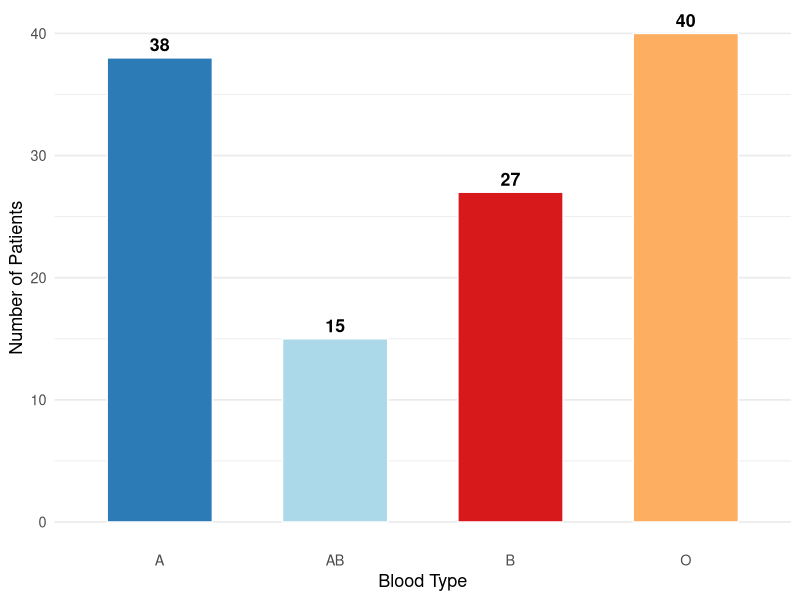
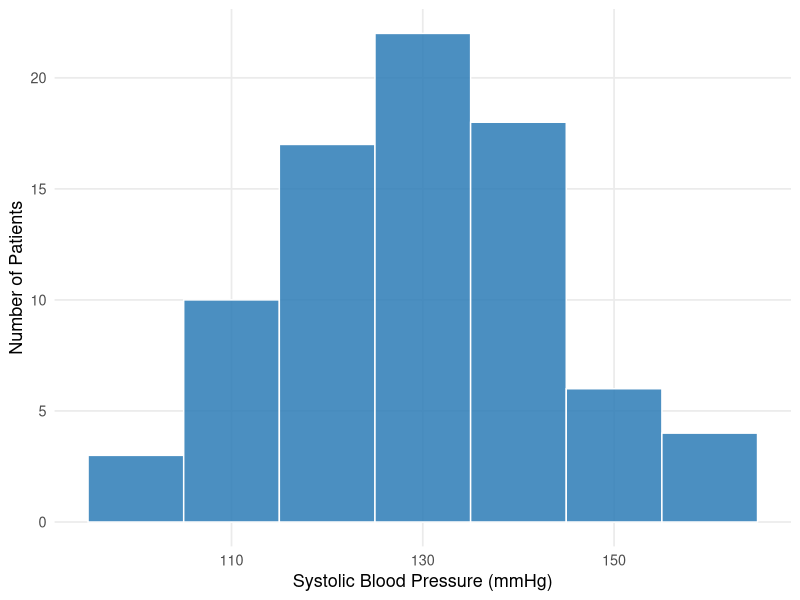
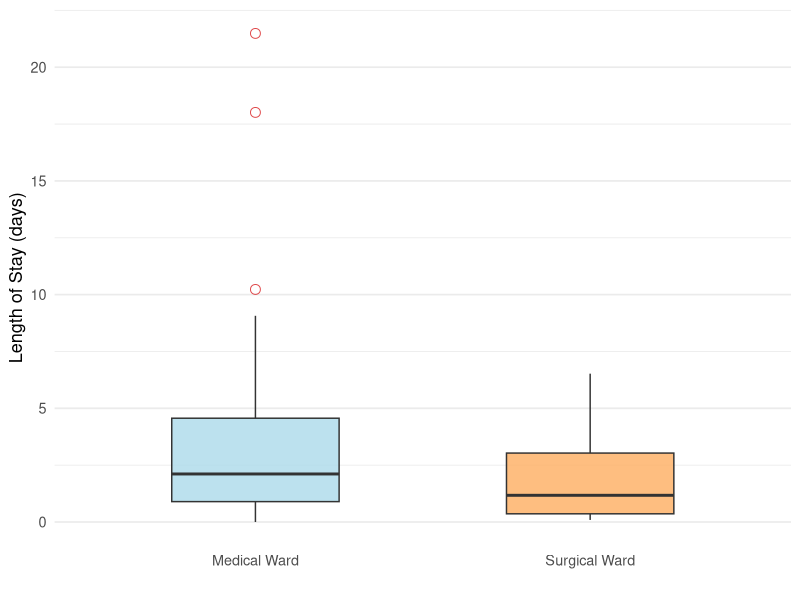

R code for these plots, in order:
## ---- chunk 1
#| label: setup
#| include: false

library(ggplot2)
library(knitr)
library(kableExtra)
library(dplyr)
# Table helpers (used by the book and the slides)
# tbl_fs(): font size; PDF tables use 10pt so they fit the page width
# pdf_w():  fixed column width in the PDF only, so long text wraps
tbl_fs <- function(html_size = 13) if (knitr::is_latex_output()) 10 else html_size
pdf_w  <- function(x) if (knitr::is_latex_output()) x else NULL
## ---- chunk 2
#| label: tbl-central
#| tbl-cap: "Choosing the Right Measure of Central Tendency"

ct <- data.frame(
  Measure = c("Mean", "Median", "Mode"),
  `Best For` = c(
    "Numerical data (continuous or discrete), symmetric distribution",
    "Numerical data with skewness or outliers; Ordinal data",
    "Nominal data; finding the most common category"
  ),
  `Example` = c(
    "Average patient age, average blood glucose",
    "Average length of hospital stay (skewed by long-stay patients)",
    "Most common blood type on a ward, most common reason for admission"
  )
)

kable(ct, col.names = c("Measure", "Best For", "Example"),
      align = c("l","l","l")) |>
  kable_styling(bootstrap_options = c("striped","hover","bordered"),
                full_width = FALSE, font_size = tbl_fs(13)) |>
  column_spec(1, bold = TRUE, color = "#2c7bb6", width = pdf_w("0.8in")) |>
  column_spec(2, width = pdf_w("2.4in")) |>
  column_spec(3, width = pdf_w("2.5in"))
## ---- chunk 3
#| label: tbl-variability
#| tbl-cap: "Summary of Numerical Summary Measures"

vm <- data.frame(
  Measure = c("Mean", "Median", "Mode", "Range", "Variance",
              "Standard Deviation", "Interquartile Range"),
  Symbol = c("xbar", "Md", "Mo", "Max - Min", "s2", "s", "Q3 - Q1"),
  Purpose = c("Central tendency", "Central tendency",
               "Central tendency", "Spread",
               "Spread (squared units)", "Spread (original units)",
               "Spread of the middle 50%"),
  `Data Type` = c("Numerical", "Numerical / Ordinal",
                   "Any", "Numerical",
                   "Numerical", "Numerical", "Numerical / Ordinal")
)

kable(vm, col.names = c("Measure","Symbol","Purpose","Appropriate Data Type"),
      align = c("l","c","l","l")) |>
  kable_styling(bootstrap_options = c("striped","hover","bordered"),
                full_width = FALSE, font_size = tbl_fs(13)) |>
  column_spec(1, bold = TRUE, color = "#2c7bb6")
## ---- chunk 4
#| label: tbl-sd-calc
#| tbl-cap: "Step-by-step SD calculation"

hr <- c(68, 68, 72, 72, 74, 78, 85, 90, 110)
xbar <- mean(hr)

sd_table <- data.frame(
  `Patient` = paste0("Patient ", 1:9),
  `Heart Rate (x)` = hr,
  `x - xbar` = round(hr - xbar, 1),
  `(x - xbar)2` = round((hr - xbar)^2, 2)
)

kable(sd_table,
      col.names = c("Patient", "Heart Rate (x)", "x - xbar", "(x - xbar)2"),
      align = c("l","c","c","c")) |>
  kable_styling(bootstrap_options = c("striped","hover","bordered"),
                full_width = FALSE, font_size = tbl_fs(13)) |>
  row_spec(9, bold = TRUE) |>
  row_spec(0, bold = TRUE, color = "white", background = "#2c7bb6")
## ---- chunk 5
#| label: fig-bar
#| fig-cap: "Bar Chart: Blood Types of 120 Patients in a Medical Ward"
#| fig-align: center
#| fig-height: 4
#| fig-width: 6

blood <- data.frame(
  type = c("A", "B", "AB", "O"),
  count = c(38, 27, 15, 40)
)

ggplot(blood, aes(x = type, y = count, fill = type)) +
  geom_bar(stat = "identity", width = 0.6, color = "white") +
  geom_text(aes(label = count), vjust = -0.5, size = 4.5, fontface = "bold") +
  scale_fill_manual(values = c("#2c7bb6","#abd9e9","#d7191c","#fdae61")) +
  labs(x = "Blood Type", y = "Number of Patients") +
  theme_minimal(base_size = 13) +
  theme(legend.position = "none",
        panel.grid.major.x = element_blank())
## ---- chunk 6
#| label: fig-hist
#| fig-cap: "Histogram: Systolic Blood Pressure of 80 Patients"
#| fig-align: center
#| fig-height: 4
#| fig-width: 6

set.seed(123)
bp_data <- data.frame(sbp = round(rnorm(80, mean = 130, sd = 15)))

ggplot(bp_data, aes(x = sbp)) +
  geom_histogram(binwidth = 10, fill = "#2c7bb6", color = "white", alpha = 0.85) +
  labs(x = "Systolic Blood Pressure (mmHg)", y = "Number of Patients") +
  theme_minimal(base_size = 13) +
  theme(panel.grid.minor = element_blank())
## ---- chunk 7
#| label: fig-boxplot
#| fig-cap: "Box Plot: Comparing Length of Hospital Stay Between Two Wards"
#| fig-align: center
#| fig-height: 4
#| fig-width: 6

set.seed(99)
stay <- data.frame(
  days = c(rexp(50, 0.3), rexp(50, 0.5)),
  ward = rep(c("Medical Ward", "Surgical Ward"), each = 50)
)

ggplot(stay, aes(x = ward, y = days, fill = ward)) +
  geom_boxplot(width = 0.5, outlier.color = "#d7191c",
               outlier.shape = 1, outlier.size = 3, alpha = 0.8) +
  scale_fill_manual(values = c("#abd9e9","#fdae61")) +
  labs(x = "", y = "Length of Stay (days)") +
  theme_minimal(base_size = 13) +
  theme(legend.position = "none",
        panel.grid.major.x = element_blank())
## ---- chunk 8
#| label: tbl-charts
#| tbl-cap: "Guide to Choosing the Right Chart"

charts <- data.frame(
  `Chart Type` = c("Bar Chart", "Pie Chart", "Histogram", "Box Plot"),
  `Data Type` = c("Categorical (Nominal/Ordinal); Discrete with few values",
                   "Categorical (Nominal) - proportions",
                   "Numerical (Continuous); Discrete with many values",
                   "Numerical (Continuous/Discrete)"),
  `What It Shows` = c(
    "Frequency or percentage of each category",
    "Proportion of each category as a slice of the whole",
    "Distribution shape, spread, and central tendency",
    "Median, spread, quartiles, and outliers"
  ),
  `Example` = c(
    "Number of patients by blood type; number of falls per month (0-5)",
    "Proportion of patients by diagnosis",
    "Distribution of patient ages or blood pressure",
    "Comparing recovery time between two wards"
  )
)

kable(charts,
      col.names = c("Chart Type","Data Type","What It Shows","Example"),
      align = c("l","l","l","l")) |>
  kable_styling(bootstrap_options = c("striped","hover","bordered"),
                full_width = FALSE, font_size = tbl_fs(13)) |>
  column_spec(1, bold = TRUE, color = "#2c7bb6", width = pdf_w("0.9in")) |>
  column_spec(2, width = pdf_w("1.4in")) |>
  column_spec(3, width = pdf_w("1.6in")) |>
  column_spec(4, width = pdf_w("1.6in"))
